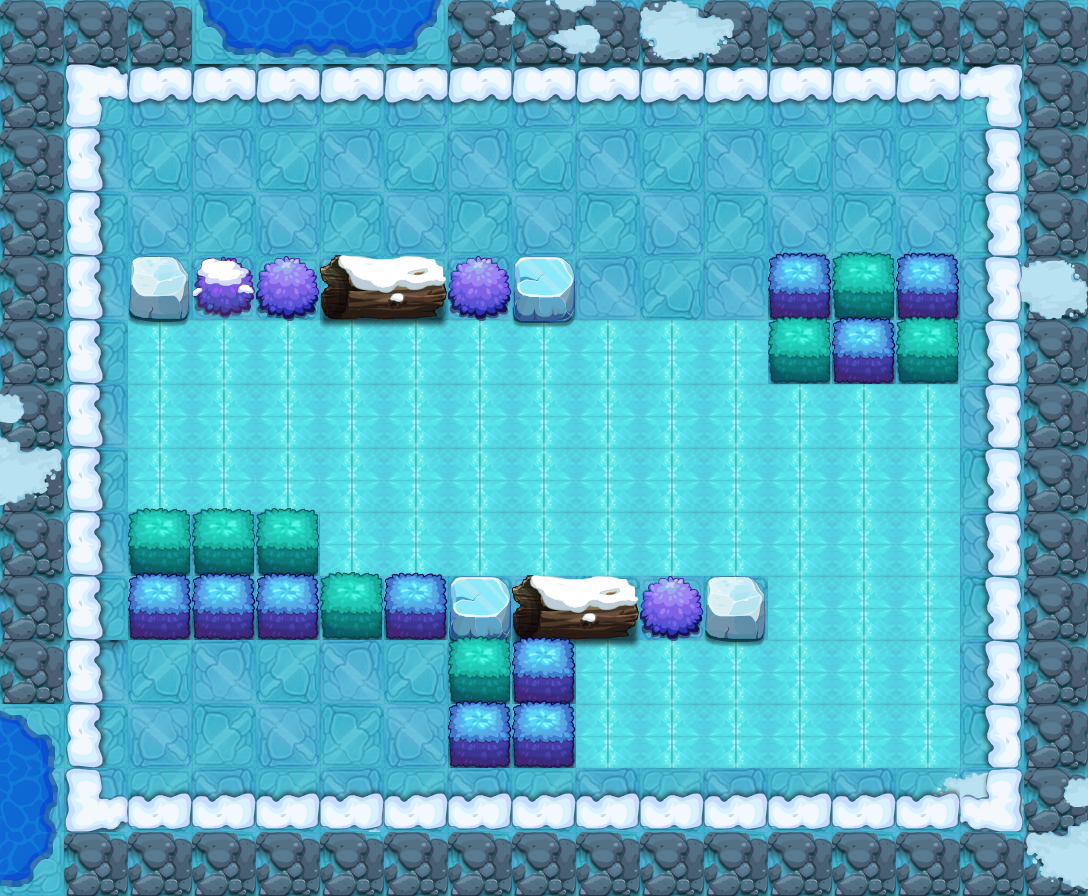

A level layout from a 2D game, rendered from its tile map. Below: a short description, then the map file with tile-grid data replaced by summaries:
An orthogonal 17x14 tile map with 64x64 px tiles, 13 tile layers (PASS, 块层 2, 块层 3, 块层 4, ...) and 10 objects (6x TRAP, 3x xr2, PLAYER).

<map version="1.0" orientation="orthogonal" width="17" height="14" tilewidth="64" tileheight="64">
 <properties>
  <property name="DESTRY1" value="96" />
  <property name="DESTRY2" value="100" />
  <property name="DESTRY3" value="102" />
  <property name="DESTRY4" value="108" />
  <property name="DESTRY_COUNT" value="4" />
  <property name="EXP" value="1160" />
  <property name="ITEM" value="D044" />
  <property name="LOSE_SCRIPT" value="" />
  <property name="MONEY" value="1740" />
  <property name="START_SCRIPT" value="" />
  <property name="WIN_SCRIPT" value="" />
 </properties>
 <tileset firstgid="1" name="jdbl" tilewidth="64" tileheight="64">
  <image source="jdbl-hd.png" width="1000" height="1000" />
 </tileset>
 <layer name="PASS" width="17" height="14">
  <data>[238 cells, 138 non-empty, 7 distinct tile ids]</data>
 </layer>
 <layer name="块层 2" width="17" height="14">
  <data>[238 cells, 172 non-empty, 6 distinct tile ids]</data>
 </layer>
 <layer name="块层 3" width="17" height="14">
  <data>[238 cells, 58 non-empty, 1 distinct tile ids]</data>
 </layer>
 <layer name="块层 4" width="17" height="14">
  <data>[238 cells, 28 non-empty, 10 distinct tile ids]</data>
 </layer>
 <layer name="块层 5" width="17" height="14">
  <data>[238 cells, 50 non-empty, 2 distinct tile ids]</data>
 </layer>
 <layer name="块层 17" width="17" height="14">
  <data>[238 cells, 11 non-empty, 5 distinct tile ids]</data>
 </layer>
 <layer name="块层 6" width="17" height="14">
  <data>[238 cells, 30 non-empty, 8 distinct tile ids]</data>
 </layer>
 <layer name="SHELTER 10" width="17" height="14">
  <data>[238 cells, 2 non-empty, 1 distinct tile ids]</data>
 </layer>
 <layer name="SHELTER 9" width="17" height="14">
  <data>[238 cells, 2 non-empty, 2 distinct tile ids]</data>
 </layer>
 <layer name="SHELTER 8" width="17" height="14">
  <data>[238 cells, 7 non-empty, 4 distinct tile ids]</data>
 </layer>
 <layer name="SHELTER 7" width="17" height="14">
  <data>[238 cells, 3 non-empty, 1 distinct tile ids]</data>
 </layer>
 <layer name="SHELTER 4" width="17" height="14">
  <data>[238 cells, 3 non-empty, 2 distinct tile ids]</data>
 </layer>
 <layer name="SHELTER 3" width="17" height="14">
  <data>[238 cells, 5 non-empty, 4 distinct tile ids]</data>
 </layer>
 <objectgroup name="对象层 1" width="34" height="28">
  <object name="PLAYER" type="PLAYER" x="128" y="128" width="64" height="64" />
  <object name="xr2" x="384" y="704" width="64" height="64">
   <properties>
    <property name="buff_type" value="ice_shell" />
    <property name="lua_ai" value="monster_xr_ai" />
    <property name="quality" value="xr2.quality" />
   </properties>
  </object>
  <object name="ice_road" type="TRAP" x="128" y="320" width="192" height="192">
   <properties>
    <property name="lua_ai" value="ice_road_ai" />
   </properties>
  </object>
  <object name="ice_road" type="TRAP" x="320" y="320" width="448" height="256">
   <properties>
    <property name="lua_ai" value="ice_road_ai" />
   </properties>
  </object>
  <object name="ice_road" type="TRAP" x="768" y="384" width="192" height="384">
   <properties>
    <property name="lua_ai" value="ice_road_ai" />
   </properties>
  </object>
  <object name="staff_driger_control" type="TRAP" x="0" y="832" width="64" height="64">
   <properties>
    <property name="trap_delay" value="10" />
    <property name="trap_id" value="0" />
    <property name="trap_script" value="trap(&quot;staff_driger&quot;):setOpened(true);" />
    <property name="trap_start_mode" value="2" />
    <property name="trap_state" value="open" />
   </properties>
  </object>
  <object name="staff_driger" type="TRAP" x="128" y="704" width="64" height="64">
   <properties>
    <property name="trap_ani" value="driger.actor" />
    <property name="trap_floor" value="true" />
    <property name="trap_id" value="0" />
    <property name="trap_script" value="target(&quot;PLAYER&quot;):setCurrentUseSkill(  make_fire_staff_skill()  );target(&quot;PLAYER&quot;):setEffectAnimateName(&quot;find_player.ani&quot;);trap(&quot;staff_driger&quot;):setOpened(false)" />
    <property name="trap_start_mode" value="0" />
    <property name="trap_state" value="open" />
   </properties>
  </object>
  <object name="xr2" x="512" y="448" width="64" height="64">
   <properties>
    <property name="buff_type" value="ice_shell" />
    <property name="lua_ai" value="monster_xr_ai" />
    <property name="quality" value="xr2.quality" />
   </properties>
  </object>
  <object name="xr2" x="256" y="640" width="64" height="64">
   <properties>
    <property name="buff_type" value="ice_shell" />
    <property name="lua_ai" value="monster_xr_ai" />
    <property name="quality" value="xr2.quality" />
   </properties>
  </object>
  <object name="ice_road" type="TRAP" x="576" y="640" width="192" height="128">
   <properties>
    <property name="lua_ai" value="ice_road_ai" />
   </properties>
  </object>
 </objectgroup>
</map>
